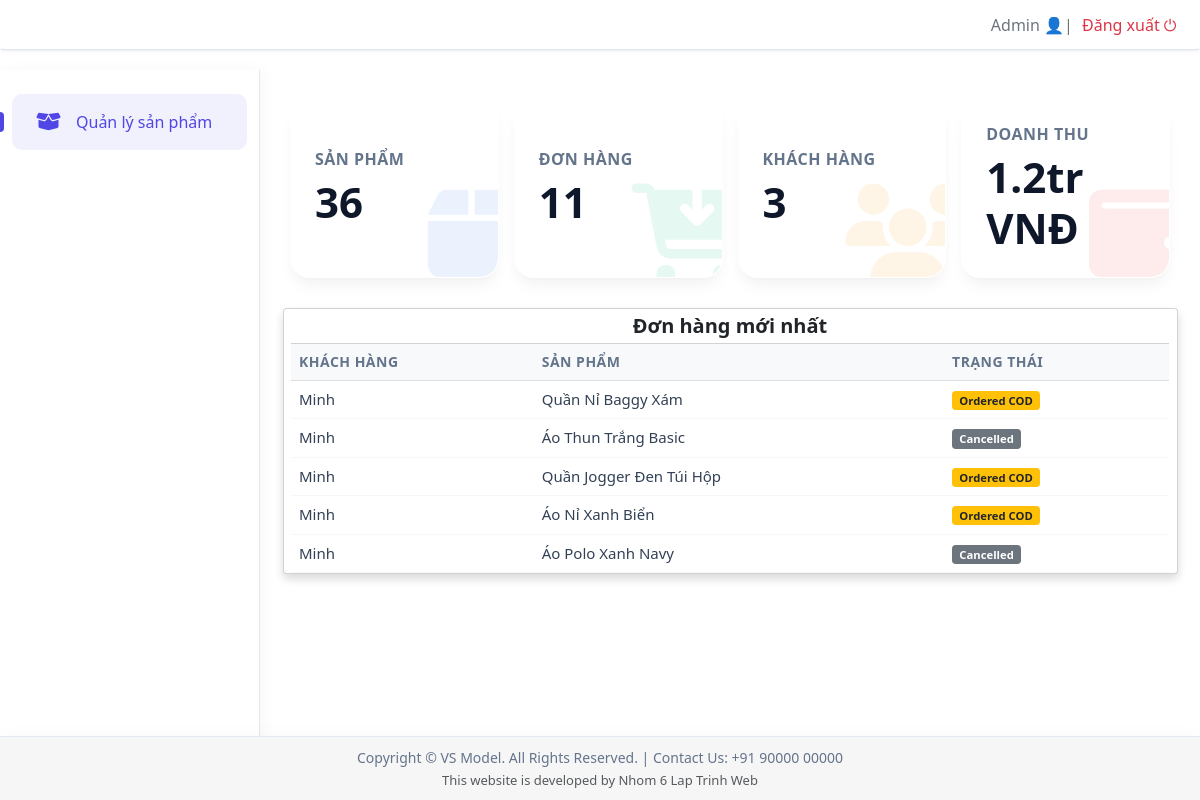
Page /admin_dashboard.php (signed in) on the committed database.
### tables this page shows
CREATE TABLE `orders` (
  `id` int(11) NOT NULL,
  `user_id` int(11) NOT NULL,
  `total_amount` int(11) NOT NULL,
  `payment_method` varchar(50) NOT NULL,
  `status` varchar(50) DEFAULT 'Pending',
  `created_at` timestamp NOT NULL DEFAULT current_timestamp()
);

CREATE TABLE `users` (
  `id` int(11) NOT NULL,
  `name` varchar(255) NOT NULL,
  `email` varchar(255) NOT NULL,
  `password` varchar(255) NOT NULL,
  `contact` varchar(255) NOT NULL,
  `city` varchar(255) NOT NULL,
  `address` varchar(255) NOT NULL,
  `role` tinyint(1) NOT NULL DEFAULT 0 COMMENT '0: User, 1: Admin'
);

### admin_dashboard.php (the view, shortened to what this page needs)
<?php
require 'connection.php';
$query_products = "SELECT COUNT(id) AS total FROM items";
$result_products = mysqli_query($con, $query_products);
$total_products = mysqli_fetch_assoc($result_products)['total'] ?? 0;
$query_customers = "SELECT COUNT(id) AS total FROM users WHERE role = 0";
$result_customers = mysqli_query($con, $query_customers);
$total_customers = mysqli_fetch_assoc($result_customers)['total'] ?? 0;
$query_orders = "SELECT COUNT(id) AS total FROM orders";
$result_orders = mysqli_query($con, $query_orders);
$total_orders = mysqli_fetch_assoc($result_orders)['total'] ?? 0;
$query_revenue = "SELECT SUM(total_amount) AS total FROM orders WHERE status != 'Cancelled'";
$result_revenue = mysqli_query($con, $query_revenue);
$total_revenue = mysqli_fetch_assoc($result_revenue)['total'] ?? 0;
$formatted_revenue = number_format($total_revenue);
if ($total_revenue >= 1000000) {
    $formatted_revenue = round($total_revenue / 1000000, 1) . 'tr';
}
$query_recent_orders = "SELECT
                            o.id,
                            u.name as customer_name,
                            GROUP_CONCAT(it.name SEPARATOR ', ') as item_name,
                            o.status
                        FROM orders o
                        INNER JOIN users u ON o.user_id = u.id
                        INNER JOIN order_details od ON o.id = od.order_id
                        INNER JOIN items it ON od.product_id = it.id
                        GROUP BY o.id
                        ORDER BY o.id DESC LIMIT 5";
$recent_orders_result = mysqli_query($con, $query_recent_orders);
?>
<!DOCTYPE html>
<html lang="vi">
<head>
    <link rel="stylesheet" href="bootstrap/css/bootstrap.min.css" type="text/css">
    <link rel="stylesheet" href="css/style-admin.css" />
    <link href="https://cdn.jsdelivr.net/npm/bootstrap@5.3.2/dist/css/bootstrap.min.css" rel="stylesheet">
    <link rel="stylesheet" href="https://cdnjs.cloudflare.com/ajax/libs/font-awesome/6.4.2/css/all.min.css">
</head>
<body>
    <nav class="navbar navbar-expand-lg fixed-top shadow-sm px-4">
        <div class="container-fluid">
            <a class="navbar-brand fw-bold fs-4 ms-2 d-none d-lg-block" href="#"
                style="background: linear-gradient(45deg, #3b82f6, #8b5cf6); -webkit-background-clip: text; -webkit-text-fill-color: transparent;">
            </a>
            <div class="d-flex align-items-center ms-auto">
                <div class="nav-right">
                    <span class="text-secondary fw-medium me-2">Admin 👤|</span>
                    <a href="login.php" class="text-danger text-decoration-none fw-medium">Đăng xuất ⏻</a>
                </div>
            </div>
        </div>
    </nav>
    <div class="sidebar" id="sidebar">
        <a href="admin_products.php" class="active"><i class="fa-solid fa-box-open"></i> Quản lý sản phẩm</a>
    </div>
    <div class="main">
        <div class="row g-4 mb-4">
            <div class="col-xs-12 col-sm-6 col-md-3">
                <div class="card-box bg-blue">
                    <div class="icon-wrapper"><i class="fa-solid fa-box"></i></div>
                    <div class="card-info">
                        <h4>Sản phẩm</h4>
                        <h2><?= $total_products ?></h2>
                    </div>
                </div>
            </div>
            <div class="col-xs-12 col-sm-6 col-md-3">
                <div class="card-box bg-green">
                    <div class="icon-wrapper"><i class="fa-solid fa-cart-arrow-down"></i></div>
                    <div class="card-info">
                        <h4>Đơn hàng</h4>
                        <h2><?= $total_orders ?></h2>
                    </div>
                </div>
            </div>
            <div class="col-xs-12 col-sm-6 col-md-3">
                <div class="card-box bg-orange">
                    <div class="icon-wrapper"><i class="fa-solid fa-users"></i></div>
                    <div class="card-info">
                        <h4>Khách hàng</h4>
                        <h2><?= $total_customers ?></h2>
                    </div>
                </div>
            </div>
            <div class="col-xs-12 col-sm-6 col-md-3">
                <div class="card-box bg-red">
                    <div class="icon-wrapper"><i class="fa-solid fa-wallet"></i></div>
                    <div class="card-info">
                        <h4>Doanh thu</h4>
                        <h2><?= $formatted_revenue ?> VNĐ</h2>
                    </div>
                </div>
            </div>
        </div>
        <div class="row" style="margin-top: 30px;">
            <div class="card shadow">
    <div class="card-header bg-white">
        <h3 class="mb-0 text-center" style="font-weight: bold; font-size: 20px;">Đơn hàng mới nhất</h3>
    </div>
    <div class="card-body p-0">
        <table class="table table-hover mb-0">
            <thead class="bg-light">
                <tr>
                    <th>Khách hàng</th>
                    <th>Sản phẩm</th>
                    <th>Trạng thái</th>
                </tr>
            </thead>
            <tbody>
                <?php while($order = mysqli_fetch_assoc($recent_orders_result)) { ?>
                <tr>
                    <td><?= htmlspecialchars($order['customer_name']) ?></td>
                    <td><?= htmlspecialchars($order['item_name']) ?></td>
                    <td><span class="badge <?= ($order['status'] == 'Ordered COD' || $order['status'] == 'Ordered MoMo') ? 'bg-warning text-dark' : 'bg-secondary' ?>"><?= $order['status'] ?></span></td>
                </tr>
                <?php } ?>
            </tbody>
        </table>
    </div>
</div>
    </div>
    <footer>
        <div class="px-4 text-center w-100">
            <p class="m-0">
                Copyright © VS Model. All Rights Reserved. |
                Contact Us: +91 90000 00000
            </p>
            <p class="m-0 mt-1 text-muted" style="font-size: 13px;">
                This website is developed by Nhom 6 Lap Trinh Web
            </p>
        </div>
    </footer>
</body>
</html>

### css/style-admin.css (style rules this page uses)
:root { --primary: #4f46e5; --primary-hover: #4338ca; --secondary: #64748b; --background: #f8fafc; --card-bg: rgba(255, 255, 255, 0.7); --border-color: rgba(255, 255, 255, 0.5); --shadow-sm: 0 4px 6px -1px rgba(0, 0, 0, 0.05), 0 2px 4px -1px rgba(0, 0, 0, 0.03); --shadow-md: 0 10px 15px -3px rgba(0, 0, 0, 0.05), 0 4px 6px -2px rgba(0, 0, 0, 0.025); --shadow-lg: 0 20px 25px -5px rgba(0, 0, 0, 0.05), 0 10px 10px -5px rgba(0, 0, 0, 0.02); --shadow-color: rgba(0, 0, 0, 0.05); }
body { font-family: "Outfit", sans-serif; padding-top: 70px; padding-bottom: 80px; background: #f1f5f9; color: #1e293b; min-height: 100vh; overflow-x: hidden; position: relative; }
.navbar { background: #ffffff !important; border-bottom: 1px solid #e2e8f0; box-shadow: 0 4px 15px rgba(0, 0, 0, 0.03); transition: all 0.3s; height: 50px; font-size: 16px; }
.sidebar { height: calc(100vh - 70px); background: #ffffff; position: fixed; width: 260px; top: 70px; left: 0; padding: 20px 0; transition: 0.4s cubic-bezier(0.4, 0, 0.2, 1); z-index: 1030; border-right: 1px solid #e2e8f0; box-shadow: 4px 0 15px rgba(0, 0, 0, 0.03); }
.sidebar a { color: var(--secondary); display: flex; align-items: center; padding: 16px 24px; text-decoration: none !important; font-size: 16px; font-weight: 500; transition: all 0.3s ease; position: relative; margin: 4px 12px; border-radius: 10px; }
.sidebar a i { width: 30px; font-size: 20px; margin-right: 10px; transition: all 0.3s ease; }
.sidebar a:hover, .sidebar a.active { color: var(--primary); background: rgba(79, 70, 229, 0.08); }
.sidebar a.active::before { content: ""; position: absolute; left: -12px; top: 50%; transform: translateY(-50%); width: 4px; height: 20px; background: var(--primary); border-radius: 0 4px 4px 0; }
.main { margin-left: 260px; padding: 30px; transition: all 0.4s ease; }
.card-box { padding: 24px; border-radius: 20px; transition: all 0.4s cubic-bezier(0.34, 1.56, 0.64, 1); position: relative; overflow: hidden; background: var(--card-bg); backdrop-filter: blur(15px); border: 1px solid var(--border-color); box-shadow: var(--shadow-md); display: flex; align-items: center; height: 100%; }
.card-info { z-index: 2; width: 100%; }
.card-box h4 { font-size: 16px; font-weight: 600; color: var(--secondary); margin-bottom: 8px; text-transform: uppercase; letter-spacing: 0.5px; }
.card-box h2 { font-weight: 800; font-size: 42px; margin: 0; color: #0f172a; }
.icon-wrapper { position: absolute; right: 0; bottom: 0; opacity: 0.1; font-size: 100px; transform: translate(20%, 20%); transition: all 0.4s ease; z-index: 1; }
.bg-blue { --hover-shadow: rgba(59, 130, 246, 0.2); }
.bg-blue .icon-wrapper { color: #3b82f6; }
.bg-green { --hover-shadow: rgba(16, 185, 129, 0.2); }
.bg-green .icon-wrapper { color: #10b981; }
.bg-orange { --hover-shadow: rgba(245, 158, 11, 0.2); }
.bg-orange .icon-wrapper { color: #f59e0b; }
.bg-red { --hover-shadow: rgba(239, 68, 68, 0.2); }
.bg-red .icon-wrapper { color: #ef4444; }
.badge { font-weight: 500; padding: 6px 10px; }
.table > :not(caption) > * > * { background-color: transparent !important; border-bottom: 1px solid rgba(0, 0, 0, 0.03); box-shadow: none !important; }
.table thead th { color: #64748b; font-size: 14px; text-transform: uppercase; letter-spacing: 0.5px; padding: 16px; background: rgba(248, 250, 252, 0.6) !important; border-bottom: none !important; }
.table tbody td { padding: 16px; color: #334155; font-size: 15px; vertical-align: middle; }
.table-hover tbody tr { transition: all 0.2s ease; }
.row > div:nth-child(1) { animation: fadeUp 0.5s ease forwards; opacity: 0; }
.row > div:nth-child(2) { animation: fadeUp 0.6s ease forwards; opacity: 0; }
.row > div:nth-child(3) { animation: fadeUp 0.7s ease forwards; opacity: 0; }
.row > div:nth-child(4) { animation: fadeUp 0.8s ease forwards; opacity: 0; }
footer { position: fixed; bottom: 0; left: 0; width: 100%; min-height: 50px; padding: 10px 0; background: #f6f6f6; color: var(--secondary); z-index: 1030; font-size: 14px; border-top: 1px solid #e2e8f0; box-shadow: 0 -4px 15px rgba(0, 0, 0, 0.02); display: flex; align-items: center; }
footer > div { width: 100%; }

### rows in the picture
orders: user.name "Minh", item_name "Quần Nỉ Baggy Xám", status "Ordered COD"
orders: user.name "Minh", item_name "Áo Thun Trắng Basic", status "Cancelled"
orders: user.name "Minh", item_name "Quần Jogger Đen Túi Hộp", status "Ordered COD"
orders: user.name "Minh", item_name "Áo Nỉ Xanh Biển", status "Ordered COD"
orders: user.name "Minh", item_name "Áo Polo Xanh Navy", status "Cancelled"

### other values in the picture
$total_products "36"
$total_orders "11"
$total_customers "3"
$formatted_revenue "1.2tr"
